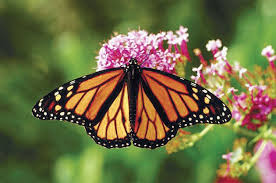
#> input picture image-processing/ex-10/butterfly.jpeg, 276 x 183 px
$ python kmeans-segmentation.py
#> lines starting #> are read from the running program, lines starting #| are printed output that depends on the picture
import cv2
import numpy as np
import matplotlib.pyplot as plt

image = cv2.imread('butterfly.jpeg')
#> image is the input picture: shape (183, 276, 3); mean B, G, R 67.4, 109.1, 111
image = cv2.cvtColor(image, cv2.COLOR_BGR2RGB)

pixels = image.reshape(-1, 3).astype(np.float32)

criteria = (cv2.TERM_CRITERIA_EPS + cv2.TERM_CRITERIA_MAX_ITER, 100, 0.85)
k = int(input("Enter the number of clusters: "))
#> the answer given: 3

_, labels, centers = cv2.kmeans(pixels, k, None, criteria, 10, cv2.KMEANS_RANDOM_CENTERS)
#> centers = [[146.8, 135.2, 72.76], [225, 193.6, 174.1], [61.35, 72.55, 40.19]]

segmented_image = centers[labels.flatten()].reshape(image.shape).astype(np.uint8)
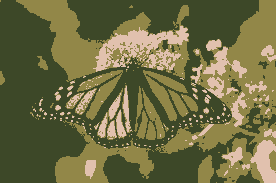
#> segmented_image: shape (183, 276, 3); mean R, G, B 110.5, 108.6, 67

plt.imshow(segmented_image)
plt.axis('off')
plt.show()

$ run again, with image-processing/ex-10/water_coins.jpg copied over image-processing/ex-10/butterfly.jpeg
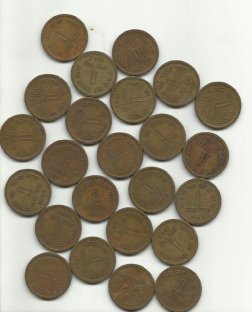
#> input picture image-processing/ex-10/water_coins.jpg, 252 x 312 px
#> image is the input picture: shape (312, 252, 3); mean B, G, R 136.3, 153.2, 161.4
#> centers = [[176.4, 174.1, 164.2], [236, 238, 232], [104.1, 87.68, 62]]
#> `segmented_image = centers[labels.flatten()].reshape(image.shape).astyp..`:
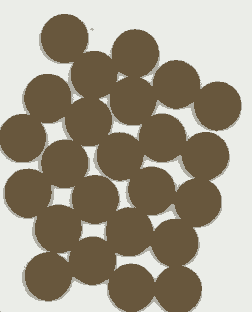
#> segmented_image: shape (312, 252, 3); mean R, G, B 160.9, 152.4, 135.8
